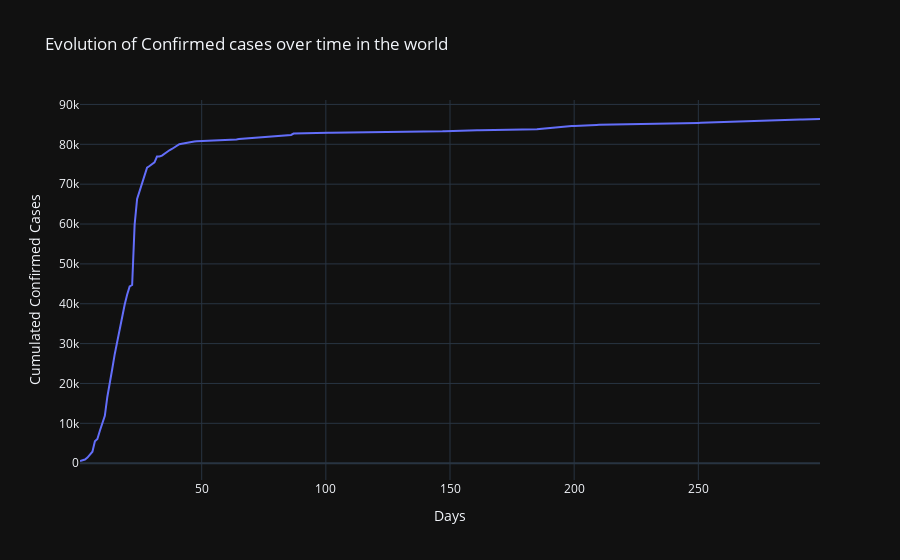

Notebook code for this chart:
### Code cell
fig = go.Figure()#底層
fig.add_trace(go.Scatter(x = cov_time['days'], y = cov_time['Confirmed'],mode ='lines'))
fig.update_layout(
    title = 'Evolution of Confirmed cases over time in the world',
    template='plotly_dark',
    yaxis_title = 'Cumulated Confirmed Cases',# add y label name
    xaxis_title = 'Days'#add x label name
)

### Figure 1 — Plotly figure (JSON) as saved in the notebook; plotly's stock layout.template omitted (floating-point values rounded to 4 significant figures; data arrays with more than 128 entries replaced by an {"elided": "..."} marker saying what was removed)
{"data": [{"mode": "lines", "type": "scatter", "x": {"elided": "299 int values"}, "y": {"elided": "299 int values"}}], "layout": {"title": {"text": "Evolution of Confirmed cases over time in the world"}, "xaxis": {"title": {"text": "Days"}}, "yaxis": {"title": {"text": "Cumulated Confirmed Cases"}}}}
